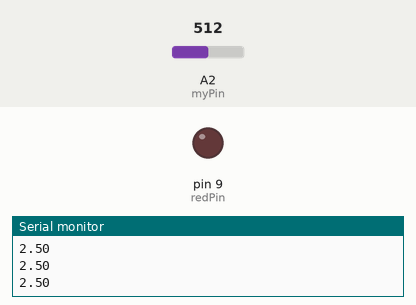
Bench run of a sketch on a simulated Arduino Uno, built with avr-gcc and run on an emulated ATmega328P. Parts: output pins drawn as LEDs (lit = HIGH), the last lines printed to the serial monitor. The inputs (shaded band) are chosen by the test bench; at power-on: A2 (myPin) = 512.

Above: at 1.2 s.
1.3 s: A2 (myPin) set to 805
2.8 s: A2 (myPin) set to 829
At 4.0 s:
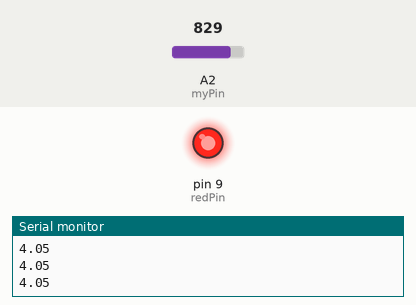
4.5 s: A2 (myPin) set to 716
At 5.3 s:
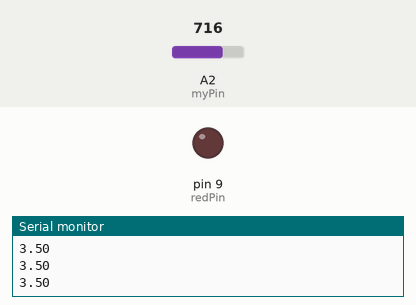
6.0 s: A2 (myPin) set to 900
At 6.5 s:
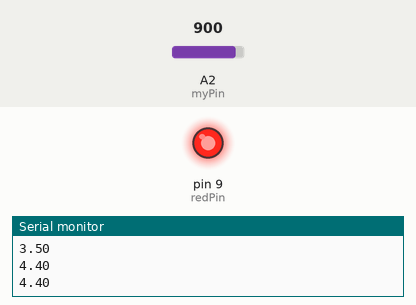
Timing chart, 0 to 8.5 s (numbered marks = the images above; inputs shaded):
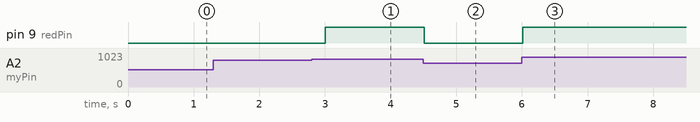

Measured:
- the behaviour switches between 818 and 819 on A2 (myPin) (found by bisection; images 0 and 1)
- after the input at 2.8 s, pin 9 (redPin): LOW → HIGH after 0.21 s
- after the input at 4.5 s, pin 9 (redPin): HIGH → LOW at once
- after the input at 6.0 s, pin 9 (redPin): LOW → HIGH at once

The sketch:

potentiometer_1.ino
```cpp
/* by using potentiometer how to blink led,if potentiometer
voltage is greter than 4 volts then only the led blink otherwise the led unblink.
*/
int myPin=A2;
int readVal;
float V2;
int dt=250;
int redPin=9;
void setup()
{
  Serial.begin(9600);
  pinMode(myPin,INPUT);//a2 is input pin.
  pinMode(redPin,OUTPUT);//9 is output pin
}

void loop()
{
  readVal=analogRead(myPin);
  V2=(5./1023.)*readVal;
  Serial.println(V2);
  //if voltage is geterthan 4 volen led blink.
  if (V2>4.0){
    digitalWrite(redPin,HIGH);

  }
  //if voltage is lessthan 4 voles the led unblink.
  if (V2<4.0){
    digitalWrite(redPin,LOW);
  }

   delay(dt);

}
```
